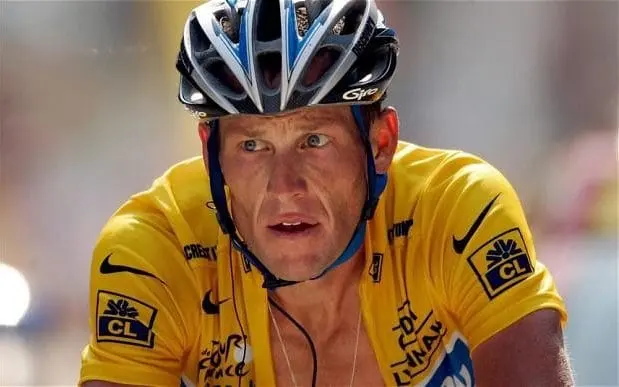
#> input picture lance.jpg, 619 x 387 px, found by its file name
$ python Desafio2_2.py
#> lines starting #> are read from the running program, lines starting #| are printed output that depends on the picture; after the words box and inside, x2 and y2 are one past the last pixel; in counts of white or black regions, pixels touching at a corner belong together
### func_desafio_dio.py
import numpy as np
from PIL import Image
def open_image(file_path):
    """
    Abre a imagem e retorna uma matriz numpy representando os pixels.
    """
    image = Image.open(file_path)
#> image is the input picture: PIL image 619x387 RGB; mean R, G, B 144.7, 116.6, 89.2
    return np.array(image)

def grayscale(image):
    """
    Converte uma imagem colorida para tons de cinza.
    """
    # Calcula a luminosidade de cada pixel.
    luminosidade = 0.2989 * image[:, :, 0] + 0.5870 * image[:, :, 1] + 0.1140 * image[:, :, 2]
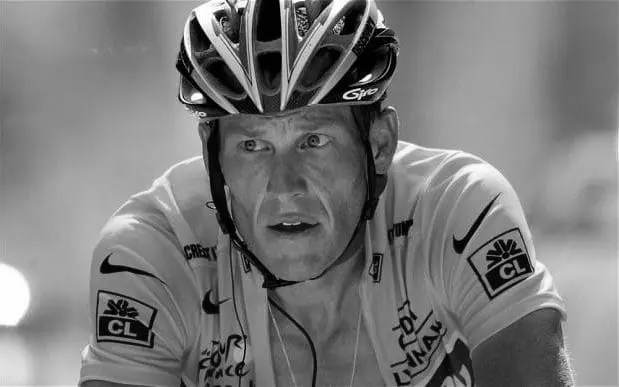
#> luminosidade: shape (387, 619) float64; min 0, max 255, mean 121.8

    # Cria uma imagem em tons de cinza com a luminosidade calculada.
    grayscale_image = luminosidade.astype(np.uint8)

    return grayscale_image

def binarize(image, threshold=128):
    """
    Binariza uma imagem em tons de cinza.
    Pixels abaixo do limiar tornam-se pretos (0), e pixels acima tornam-se brancos (255).
    """
#> called with threshold = 128
    binarized_image = (image > threshold) * 255
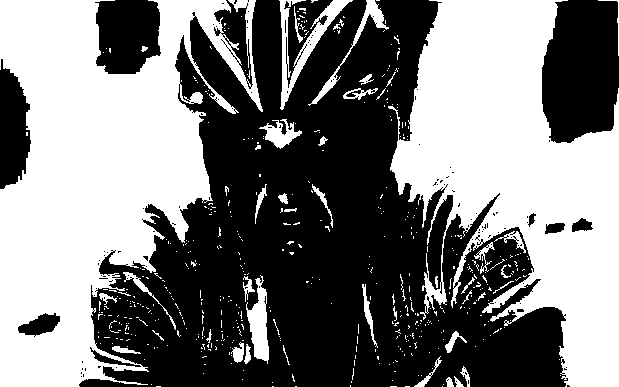
#> binarized_image: shape (387, 619) int64; 47.9% white; 506 white regions (460 under 20 px), largest, box (x1, y1, x2, y2) and area: (0, 0, 263, 387) 56795, (388, 0, 619, 387) 49206, (279, 0, 353, 110) 1738
    return binarized_image.astype(np.uint8)

### Desafio2_2.py
import numpy as np
from PIL import Image
from func_desafio_dio import open_image, grayscale, binarize

"""
Criando função main do script, onde a mesma le o arquivo passado via codigo e as funções anteriores mudam a imagem de Lance Armstrong, sim sou ciclista e fã, para escalas de cinza deixando
a mesma também binarizada (preto e branco)
"""
def main():
    # Carregando a imagem.
    input_image_path = r"D:\A1-Leandro\Pessoal\DIO\Desafio2\Desafio_dio\lance.jpg"
    original_image = open_image(input_image_path)

    # Convertendo para tons de cinza.
    grayscale_image = grayscale(original_image)

    # Salvando a imagem em tons de cinza.
    grayscale_output_path = r"D:\A1-Leandro\Pessoal\DIO\Desafio2\Desafio_dio\imagem_tons_de_cinza.jpg"
    Image.fromarray(grayscale_image).save(grayscale_output_path)

    # Binarizando a imagem.
    binarized_image = binarize(grayscale_image)

    # Salvando a imagem binarizada.
    binarized_output_path = r"D:\A1-Leandro\Pessoal\DIO\Desafio2\Desafio_dio\imagem_binarizada.jpg"
    Image.fromarray(binarized_image).save(binarized_output_path)

if __name__ == "__main__":
    main()
